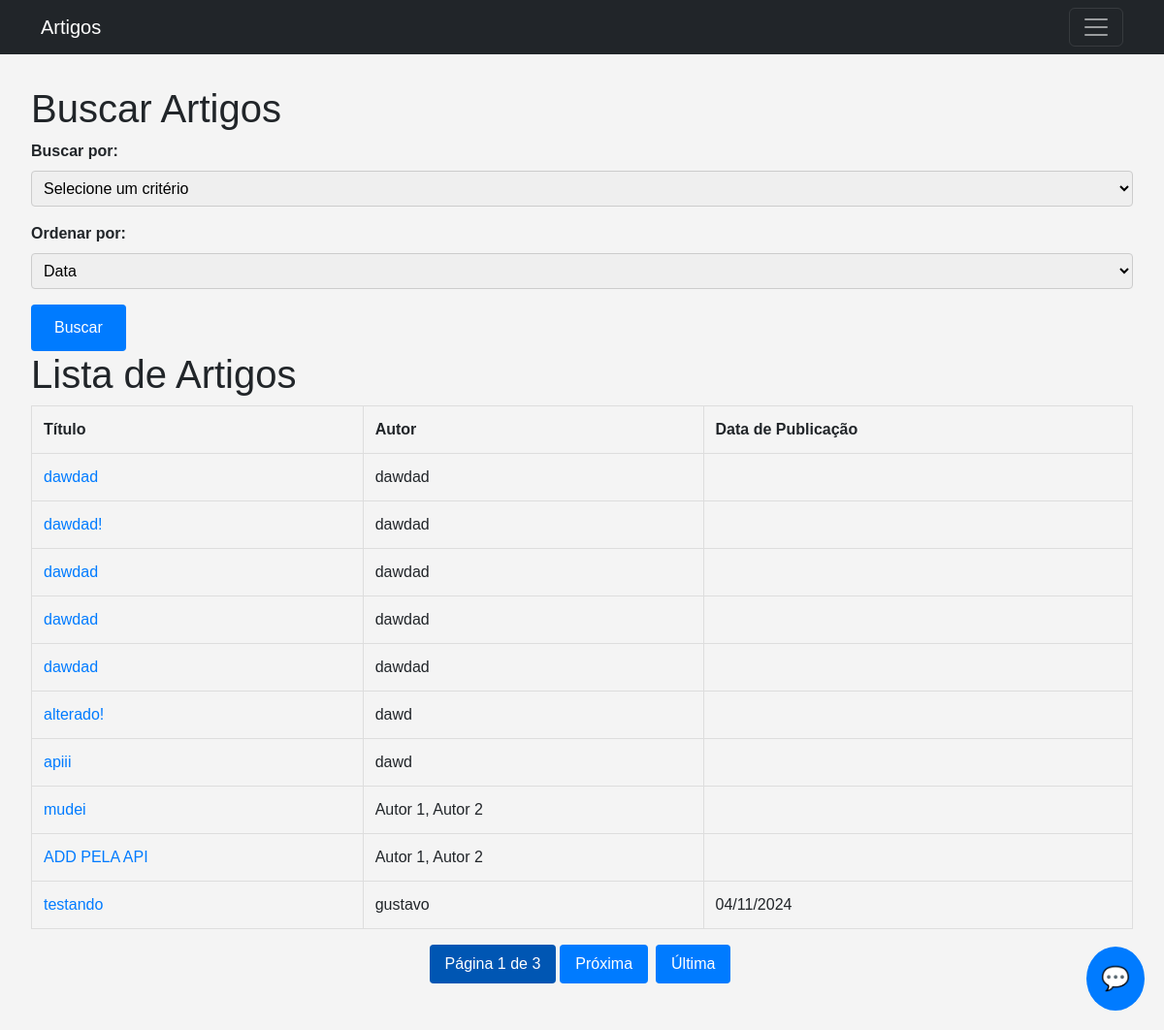
Screenshot of /artigo/lista_artigos/ (signed in) with the database file from the repository.
### artigo/models.py (models this page shows)
class Artigo(models.Model):
    titulo = models.CharField(max_length=255)
    autores = models.CharField(max_length=255)
    resumo = models.CharField(max_length=255)
    abstract = models.TextField()
    palavras_chave = models.TextField()
    data = models.DateField(blank=True, null=True)
    revista = models.CharField(max_length=255)
    arquivo = models.FileField(upload_to='arquivos/', null=True, blank=True)
    ultima_modificacao = models.DateTimeField(auto_now=True)
    autor = models.ForeignKey(User, on_delete=models.CASCADE, default=1)

### artigo/views.py (the view)
# urls.py: path('lista_artigos/', views.lista_artigos, name='lista_artigos'),
@login_required
def lista_artigos(request):
    filtros = {
        'titulo': request.GET.get('titulo', ''),
        'autor': request.GET.get('autor', ''),
        'revista': request.GET.get('revista', ''),
        'palavra_chave': request.GET.get('palavra_chave', ''),
        'data': request.GET.get('data', ''),
        'resumo': request.GET.get('resumo', '')
    }
    ordenar_por = request.GET.get('ordenar_por', 'data')
    pagina = request.GET.get('pagina', 1)
    artigos = Artigo.objects.all()
    if filtros['titulo']:
        artigos = artigos.filter(titulo__icontains=filtros['titulo'])
    if filtros['autor']:
        artigos = artigos.filter(autores__icontains=filtros['autor'])
    if filtros['revista']:
        artigos = artigos.filter(revista__icontains=filtros['revista'])
    if filtros['palavra_chave']:
        artigos = artigos.filter(palavras_chave__icontains=filtros['palavra_chave'])
    if filtros['data']:
        artigos = artigos.filter(data=filtros['data'])
    if filtros['resumo']:
        artigos = artigos.filter(resumo__icontains=filtros['resumo'])
    artigos = artigos.order_by(ordenar_por)
    paginator = Paginator(artigos, 10)  # 10 artigos por página
    artigos_paginados = paginator.get_page(pagina)
    return render(request, 'lista_artigos.html', {
        'artigos': artigos_paginados,
        'filtros': filtros,
        'ordenar_por': ordenar_por
    })

### artigo/templates/lista_artigos.html (shortened to what this page needs)
{% extends 'menu.html' %}
{% block content %}
<main>
<section id="busca_artigos">
    <h1>Buscar Artigos</h1>
    <form method="get" action="{% url 'busca_artigos' %}">
        <label for="criterio">Buscar por:</label>
        <select name="criterio" id="criterio" onchange="mostrarCampo()">
            <option value="">Selecione um critério</option>
        </select>
        <label for="ordenar_por">Ordenar por:</label>
        <select name="ordenar_por" id="ordenar_por">
            <option value="data" {% if ordenar_por == 'data' %}selected{% endif %}>Data</option>
        </select>
        <button type="submit">Buscar</button>
    </form>
</section>
<section id="lista_artigos">
    <h1>Lista de Artigos</h1>
    <table>
        <thead>
            <tr>
                <th>Título</th>
                <th>Autor</th>
                <th>Data de Publicação</th>
            </tr>
        </thead>
        <tbody>
            {% for artigo in artigos %}
                <tr>
                    <td><a href="{% url 'detalhes_artigo' artigo.id %}">{{ artigo.titulo }}</a></td>
                    <td>{{ artigo.autores }}</td>
                    <td>{{ artigo.data|date:"d/m/Y" }}</td>
                </tr>
            {% empty %}
                <tr>
                    <td colspan="3">Nenhum artigo encontrado.</td>
                </tr>
            {% endfor %}
        </tbody>
    </table>
    <div class="pagination">
        <span class="current">Página {{ artigos.number }} de {{ artigos.paginator.num_pages }}</span>
        {% if artigos.has_next %}
            <a href="?{% if filtros.criterio %}criterio={{ filtros.criterio }}{% endif %}&ordenar_por={{ ordenar_por }}&pagina={{ artigos.next_page_number }}">Próxima</a>
            <a href="?{% if filtros.criterio %}criterio={{ filtros.criterio }}{% endif %}&ordenar_por={{ ordenar_por }}&pagina={{ artigos.paginator.num_pages }}">Última</a>
        {% endif %}
    </div>
</section>
</main>
{% endblock %}

### artigo/templates/lista_artigos.html (style rules this page uses)
body { font-family: Arial, sans-serif; background-color: #f4f4f4; margin: 0; padding: 0; }
main { padding: 2rem; }
table { width: 100%; border-collapse: collapse; margin-bottom: 1rem; }
table, th, td { border: 1px solid #ddd; }
th, td { padding: 0.75rem; text-align: left; }
th { background-color: #f4f4f4; font-weight: bold; }
label { display: block; margin-bottom: 0.5rem; font-weight: bold; }
input[type="text"], input[type="number"], textarea, input[type="date"], select { width: 100%; padding: 0.5rem; margin-bottom: 1rem; border: 1px solid #ccc; border-radius: 4px; }
button { background-color: #007bff; color: #fff; border: none; padding: 0.75rem 1.5rem; border-radius: 4px; cursor: pointer; }
a { color: #007bff; text-decoration: none; }
.pagination { display: flex; justify-content: center; margin: 1rem 0; }
.pagination a { margin: 0 0.25rem; padding: 0.5rem 1rem; background-color: #007bff; color: white; text-decoration: none; border-radius: 4px; }
.pagination .current { background-color: #0056b3; color: white; padding: 0.5rem 1rem; border-radius: 4px; }

### rows the page displays
Artigo: titulo "dawdad", autores "dawdad"
Artigo: titulo "dawdad!", autores "dawdad"
Artigo: titulo "dawdad", autores "dawdad"
Artigo: titulo "dawdad", autores "dawdad"
Artigo: titulo "dawdad", autores "dawdad"
Artigo: titulo "alterado!", autores "dawd"
Artigo: titulo "apiii", autores "dawd"
Artigo: titulo "mudei", autores "Autor 1, Autor 2"
Artigo: titulo "ADD PELA API", autores "Autor 1, Autor 2"
Artigo: titulo "testando", autores "gustavo", data "04/11/2024"

### other values shown
{{ artigos.number }} "1"
{{ artigos.paginator.num_pages }} "3"
